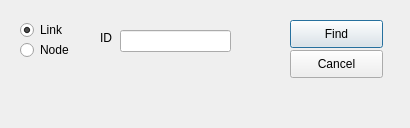
<?xml version="1.0" encoding="UTF-8"?>
<ui version="4.0">
 <class>Find</class>
 <widget class="QDialog" name="Find">
  <property name="geometry">
   <rect>
    <x>0</x>
    <y>0</y>
    <width>410</width>
    <height>128</height>
   </rect>
  </property>
  <property name="windowTitle">
   <string>Find</string>
  </property>
  <widget class="QLineEdit" name="findId">
   <property name="geometry">
    <rect>
     <x>120</x>
     <y>30</y>
     <width>111</width>
     <height>22</height>
    </rect>
   </property>
   <property name="inputMask">
    <string>#9000000000000; </string>
   </property>
   <property name="cursorPosition">
    <number>0</number>
   </property>
  </widget>
  <widget class="QRadioButton" name="linkRadio">
   <property name="geometry">
    <rect>
     <x>20</x>
     <y>20</y>
     <width>95</width>
     <height>20</height>
    </rect>
   </property>
   <property name="text">
    <string>Link</string>
   </property>
   <property name="checked">
    <bool>true</bool>
   </property>
  </widget>
  <widget class="QRadioButton" name="nodeRadio">
   <property name="geometry">
    <rect>
     <x>20</x>
     <y>40</y>
     <width>95</width>
     <height>20</height>
    </rect>
   </property>
   <property name="text">
    <string>Node</string>
   </property>
  </widget>
  <widget class="QLabel" name="label">
   <property name="geometry">
    <rect>
     <x>100</x>
     <y>30</y>
     <width>21</width>
     <height>16</height>
    </rect>
   </property>
   <property name="text">
    <string>ID</string>
   </property>
  </widget>
  <widget class="QPushButton" name="findButton">
   <property name="geometry">
    <rect>
     <x>290</x>
     <y>20</y>
     <width>93</width>
     <height>28</height>
    </rect>
   </property>
   <property name="text">
    <string>Find</string>
   </property>
  </widget>
  <widget class="QPushButton" name="cancelButton">
   <property name="geometry">
    <rect>
     <x>290</x>
     <y>50</y>
     <width>93</width>
     <height>28</height>
    </rect>
   </property>
   <property name="text">
    <string>Cancel</string>
   </property>
  </widget>
  <widget class="QLabel" name="response">
   <property name="geometry">
    <rect>
     <x>30</x>
     <y>90</y>
     <width>341</width>
     <height>16</height>
    </rect>
   </property>
   <property name="font">
    <font>
     <pointsize>8</pointsize>
    </font>
   </property>
   <property name="text">
    <string/>
   </property>
  </widget>
 </widget>
 <resources/>
 <connections/>
</ui>
